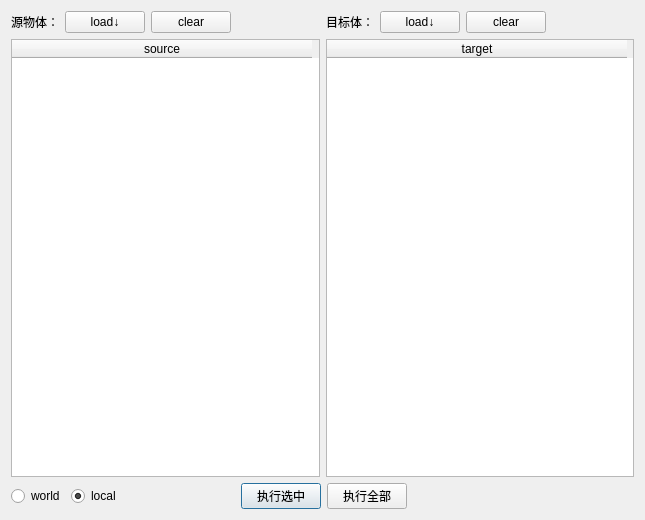
<?xml version="1.0" encoding="UTF-8"?>
<ui version="4.0">
 <class>Dialog</class>
 <widget class="QDialog" name="Dialog">
  <property name="geometry">
   <rect>
    <x>0</x>
    <y>0</y>
    <width>645</width>
    <height>520</height>
   </rect>
  </property>
  <property name="windowTitle">
   <string>nurbs shape transfer</string>
  </property>
  <layout class="QGridLayout" name="gridLayout">
   <item row="1" column="0">
    <layout class="QVBoxLayout" name="verticalLayout">
     <item>
      <layout class="QHBoxLayout" name="horizontalLayout">
       <item>
        <widget class="QTableWidget" name="source_tw">
         <attribute name="horizontalHeaderDefaultSectionSize">
          <number>300</number>
         </attribute>
         <attribute name="horizontalHeaderMinimumSectionSize">
          <number>1</number>
         </attribute>
         <attribute name="verticalHeaderDefaultSectionSize">
          <number>30</number>
         </attribute>
         <column>
          <property name="text">
           <string>source</string>
          </property>
         </column>
        </widget>
       </item>
       <item>
        <widget class="QTableWidget" name="target_tw">
         <attribute name="horizontalHeaderDefaultSectionSize">
          <number>300</number>
         </attribute>
         <attribute name="verticalHeaderDefaultSectionSize">
          <number>30</number>
         </attribute>
         <column>
          <property name="text">
           <string>target</string>
          </property>
         </column>
        </widget>
       </item>
      </layout>
     </item>
     <item>
      <layout class="QHBoxLayout" name="horizontalLayout_2">
       <item>
        <widget class="QRadioButton" name="world_rb">
         <property name="text">
          <string>world</string>
         </property>
        </widget>
       </item>
       <item>
        <widget class="QRadioButton" name="local_rb">
         <property name="text">
          <string>local</string>
         </property>
         <property name="checked">
          <bool>true</bool>
         </property>
        </widget>
       </item>
       <item>
        <spacer name="horizontalSpacer">
         <property name="orientation">
          <enum>Qt::Horizontal</enum>
         </property>
         <property name="sizeType">
          <enum>QSizePolicy::Expanding</enum>
         </property>
         <property name="sizeHint" stdset="0">
          <size>
           <width>40</width>
           <height>20</height>
          </size>
         </property>
        </spacer>
       </item>
       <item>
        <widget class="QPushButton" name="doit_sel_pb">
         <property name="text">
          <string>执行选中</string>
         </property>
        </widget>
       </item>
       <item>
        <widget class="QPushButton" name="doit_all_pb">
         <property name="text">
          <string>执行全部</string>
         </property>
        </widget>
       </item>
       <item>
        <spacer name="horizontalSpacer_2">
         <property name="orientation">
          <enum>Qt::Horizontal</enum>
         </property>
         <property name="sizeHint" stdset="0">
          <size>
           <width>40</width>
           <height>20</height>
          </size>
         </property>
        </spacer>
       </item>
       <item>
        <spacer name="horizontalSpacer_3">
         <property name="orientation">
          <enum>Qt::Horizontal</enum>
         </property>
         <property name="sizeHint" stdset="0">
          <size>
           <width>40</width>
           <height>20</height>
          </size>
         </property>
        </spacer>
       </item>
      </layout>
     </item>
    </layout>
   </item>
   <item row="0" column="0">
    <layout class="QHBoxLayout" name="horizontalLayout_3">
     <item>
      <widget class="QLabel" name="label">
       <property name="text">
        <string>源物体：</string>
       </property>
      </widget>
     </item>
     <item>
      <widget class="QPushButton" name="load_source_pb">
       <property name="text">
        <string>load↓</string>
       </property>
      </widget>
     </item>
     <item>
      <widget class="QPushButton" name="source_clear_pb">
       <property name="text">
        <string>clear</string>
       </property>
      </widget>
     </item>
     <item>
      <spacer name="horizontalSpacer_4">
       <property name="orientation">
        <enum>Qt::Horizontal</enum>
       </property>
       <property name="sizeType">
        <enum>QSizePolicy::Expanding</enum>
       </property>
       <property name="sizeHint" stdset="0">
        <size>
         <width>40</width>
         <height>20</height>
        </size>
       </property>
      </spacer>
     </item>
     <item>
      <widget class="QLabel" name="label_2">
       <property name="text">
        <string>目标体：</string>
       </property>
      </widget>
     </item>
     <item>
      <widget class="QPushButton" name="load_target_pb">
       <property name="text">
        <string>load↓</string>
       </property>
      </widget>
     </item>
     <item>
      <widget class="QPushButton" name="target_clear_pb">
       <property name="text">
        <string>clear</string>
       </property>
      </widget>
     </item>
     <item>
      <spacer name="horizontalSpacer_5">
       <property name="orientation">
        <enum>Qt::Horizontal</enum>
       </property>
       <property name="sizeHint" stdset="0">
        <size>
         <width>40</width>
         <height>20</height>
        </size>
       </property>
      </spacer>
     </item>
    </layout>
   </item>
  </layout>
 </widget>
 <resources/>
 <connections/>
</ui>
